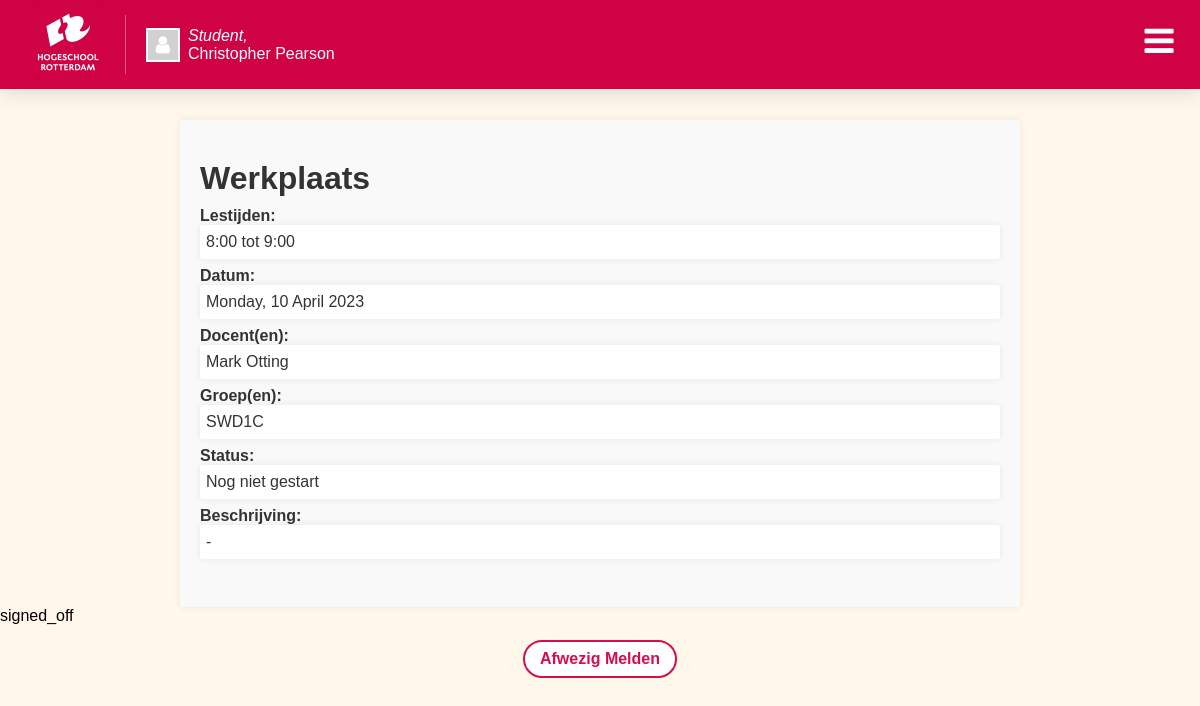
Screenshot of /les/overzicht/18935951 (signed in) with the database file from the repository.
### app/models.py (models this page shows, shortened)
@dataclass
class Student(db.Model):
    id: int = db.Column(db.Integer, primary_key=True)
    user_id: int = db.Column(
        db.Integer, db.ForeignKey('user.id'), nullable=False)
    student_number: int = db.Column(db.String(20), nullable=False)
    first_name: str = db.Column(db.String(50), nullable=False)
    last_name: str = db.Column(db.String(50), nullable=False)
    groups = db.relationship('StudentGroup', back_populates='student')
    meetings = db.relationship('StudentMeeting', back_populates='student')
    user = db.relationship('User', back_populates='student')
    @property
    def full_name(self):
        return f"{self.first_name} {self.last_name}"

@dataclass
class Meeting(db.Model):
    id: int = db.Column(db.Integer, primary_key=True)
    name: str = db.Column(db.String(100), nullable=False)
    start_time: str = db.Column(db.String(20), nullable=False)
    end_time: str = db.Column(db.String(20), nullable=False)
    date: datetime.date = db.Column(db.Date(), nullable=False)
    status: int = db.Column(db.Integer, nullable=False, default=0)
    description: str = db.Column(db.Text(), nullable=False)
    meeting_code: int = db.Column(db.Integer(), nullable=False, unique=True)
    students = db.relationship('StudentMeeting', back_populates='meeting')
    groups = db.relationship('GroupMeeting', back_populates='meeting')
    teachers = db.relationship('TeacherMeeting', back_populates='meeting')
    question = db.relationship('Question', back_populates='meeting')

@dataclass
class TeacherMeeting(db.Model):
    id: int = db.Column(db.Integer, primary_key=True)
    teacher_id: int = db.Column(
        db.Integer(), db.ForeignKey('teacher.id'), nullable=False)
    meeting_id: int = db.Column(
        db.Integer(), db.ForeignKey('meeting.id'), nullable=False)
    meeting = db.relationship('Meeting', back_populates='teachers')
    teacher = db.relationship('Teacher', back_populates='meetings')

@dataclass
class Teacher(db.Model):
    id: int = db.Column(db.Integer, primary_key=True)
    user_id: int = db.Column(
        db.Integer, db.ForeignKey('user.id'), nullable=False)
    first_name: str = db.Column(db.String(50), nullable=False)
    last_name: str = db.Column(db.String(50), nullable=False)
    meetings = db.relationship('TeacherMeeting', back_populates='teacher')
    user = db.relationship('User', back_populates='teacher')
    @property
    def full_name(self):
        return f"{self.first_name} {self.last_name}"

@dataclass
class Group(db.Model):
    id: int = db.Column(db.Integer, primary_key=True)
    start_date: datetime.date = db.Column(db.Date, nullable=False)
    end_date: datetime.date = db.Column(db.Date, nullable=False)
    name: str = db.Column(db.String(50))
    meetings = db.relationship('GroupMeeting', back_populates='group')
    students = db.relationship('StudentGroup', back_populates='group')

@dataclass
class StudentMeeting(db.Model):
    id: int = db.Column(db.Integer, primary_key=True)
    student_id: int = db.Column(
        db.Integer, db.ForeignKey('student.id'), nullable=False)
    meeting_id: int = db.Column(
        db.Integer, db.ForeignKey('meeting.id'), nullable=False)
    checkin_date: str = db.Column(db.DateTime)
    present: bool = db.Column(db.Boolean, nullable=False)
    signed_off: bool = db.Column(db.Boolean, nullable=False)
    reason: str = db.Column(db.String(500), nullable=False)
    student = db.relationship('Student', back_populates='meetings')
    meeting = db.relationship('Meeting', back_populates='students')

### app/routes.py (the view)
@app.route("/les/overzicht/<meeting_code>")
@login_required
def les_overzicht(meeting_code):
    meeting = Meeting.query.filter_by(meeting_code=meeting_code).first()
    question = Question.query.filter_by(meeting_id=meeting.id).first()
    group_meetings = meeting.groups
    group_names = [
        group_meeting.group.name for group_meeting in group_meetings]
    return render_template("les_overzicht.html", meeting_code=meeting_code, meeting=meeting, question=question, groups=group_names)

### app/models.py (called while the page is built)
@login_manager.user_loader
def load_user(user_id):
    user = User.query.get(user_id)
    return user

### app/templates/les_overzicht.html (shortened to what this page needs)
{% extends "base.html" %}
{% block content %}
    <div class="meeting-detail-container">
		<div class="teacher-info-container">
			<div class="teacher-info">
				<h1>{{ meeting.name }}</h1>
				<h4>Lestijden: </h4>
				<p>{{ meeting.start_time }} tot {{ meeting.end_time }} </p>
				<h4>Datum:</h4>
				<p id="date">{{ meeting.date }}</p>
				<h4>Docent(en):</h4>
				<p>
					{% for teacher in meeting.teachers %}
						{{ teacher.teacher.full_name }}
					{% else %}
						<i>Geen docenten toegevoegd</i>
					{% endfor %}
				</p>
				<h4>Groep(en):</h4>
				<p>
					{% for group_name in groups %}
						{{ group_name }}
					{% else %}
						<i>Geen groepsinformatie beschikbaar.</i>
					{% endfor %}
				</p>
				<h4>Status:</h4>
				<p>
					{% if meeting.status == 0 %}
						Nog niet gestart
					{% elif meeting.status == 1 %}
						Gestart
					{% elif meeting.status == 2 %}
						Afgelopen
					{% endif %}
				</p>
				<h4>Beschrijving:</h4>
				<p>
					{% if meeting.description%}
						{{ meeting.description }}
					{% else %}
						-
					{% endif %}
				</p>
			</div>
        </div>
    </div>
	{% if current_user.role == 1 %}
		{% for student in meeting.students %}
			 {% if student.id == current_user.student[0].id %}
				{% if student.signed_off  %}
				signed_off
				{% else %}
				not signed_off
				{% endif %}
			{% endif %}
		{% endfor %}
		<div class="absence-reason">
			<a id="absence-btn" class="absencebutton small-btn" >Afwezig Melden</a>
		</div>
	{% endif %}
{% endblock %}

### app/templates/base.html (shortened to what this page needs)
<!DOCTYPE html>
<html lang="en">
    <head>
        <link rel="stylesheet" href="/static/style.css" />
        <link rel="stylesheet" href="https://cdnjs.cloudflare.com/ajax/libs/font-awesome/4.7.0/css/font-awesome.min.css">
        <link href="https://cdn.jsdelivr.net/npm/select2@4.1.0-rc.0/dist/css/select2.min.css" rel="stylesheet" />
        <link rel="stylesheet" href="https://code.jquery.com/ui/1.12.1/themes/base/jquery-ui.css">
    </head>
    <body>
		<nav class="header-container">
			<div class="header-inner">
				<div class="header-left">
					<a href="/" class="header-logo-button">
						<img
						class="header-logo"
						src="/static/images/logo.png"
						alt="Hogeschool Rotterdam"
						/>
					</a>
					{% if current_user.is_authenticated%}
						<a
						{% if current_user.role == 0 %}
						href="{{url_for('profile')}}"
						{% else %}
						href="{{url_for('overview_page', id=current_user.id)}}"
						{% endif%}
						class="user-profile">
							<i class="fa fa-user user-icon"></i>
							<div class="user-info">
								{% if current_user.role == 0%}
									<span class="user-prefix">Docent, </span>
									<span>{{ current_user.teacher[0].full_name}}</span>
								{%elif current_user.role == 1%}
									<span class="user-prefix">Student, </span>
									<span>{{ current_user.student[0].full_name}}</span>
								{% endif%}
							</div>
						</a>
					{% endif %}
				</div>
				<div class="header-right">
					<button class="hamburger" id="hamburger">
					<i class="fa fa-bars" ></i>
					</button>
				</div>
			</div>
		</nav>
		{% block content %}
		{% endblock %}
    </body>
</html>

### app/static/style.css (style rules this page uses)
*, *::before, *::after { margin: 0; }
body { font-family: Poppins, sans-serif; background-color: #fff7ea; padding-top: 120px; }
a { color: black; text-decoration: none; }
.header-container { background: #fff7ea; background-color: #cf0245; min-height: 70px; position: fixed; top: 0; width: 100%; z-index: 999; box-shadow: 0 0 20px 0px #c9c9c9e0; }
.header-left { border-style: none; height: auto; max-width: 500px; margin-top: 5px; margin-bottom: 5px; display: flex; gap: 20px; }
.hamburger { position: fixed; z-index: 100; top: 1rem; right: 1rem; border: none; cursor: pointer; width: 50px; height: 50px; font-size: 34px; background-color: transparent; color: white; }
.header-logo { width: 75px; height: 75px; padding-left: 30px; }
.header-logo-button { border: none; background: transparent; cursor: pointer; }
.teacher-info-container { width: 100%; display: flex; justify-content: center; }
.teacher-info { width: 80%; padding: 40px 20px; background-color: #f9f9f9; font-family: Arial, sans-serif; color: #333; text-align: left; box-shadow: 0px 0px 7px 0px rgba(0, 0, 0, 0.075); max-width: 800px; }
.teacher-info>h1 { margin-bottom: 10px; }
.teacher-info>p { margin-bottom: 8px; padding: 8px 6px; background-color: white; box-shadow: 0px 0px 7px 0px rgba(0, 0, 0, 0.075); border-radius: 3px; }
.user-prefix { font-style: italic; }
.user-info { display: flex; flex-direction: column; }
.user-profile { display: flex; justify-content: center; align-items: center; color: white; border-left: 1px solid rgba(255, 255, 255, 0.329); padding-left: 20px; margin: 10px 0; }
.fa.user-icon { font-size: 20px; width: 30px; height: 30px; border: 2px solid white; display: flex; justify-content: center; align-items: center; background-color: rgb(209, 209, 209); margin-right: 8px }
.small-btn { padding: 8px 15px; font-weight: bold; box-shadow: inset 0 0 20px 20px rgba(0, 0, 0, 0); background-color: rgb(255, 255, 255); color: #d30f4c; display: flex; border-radius: 20px; border: 2px solid #d30f4c; margin: 15px auto; width: max-content; transition: .2s; }
.meeting-detail-container { display: flex; }

### rows the page displays
Student: first_name+last_name "Christopher Pearson"
Meeting: name "Werkplaats", start_time "8:00", end_time "9:00"
TeacherMeeting: teacher.full_name "Mark Otting"
Group: name "SWD1C"
StudentMeeting: signed_off "signed_off"
